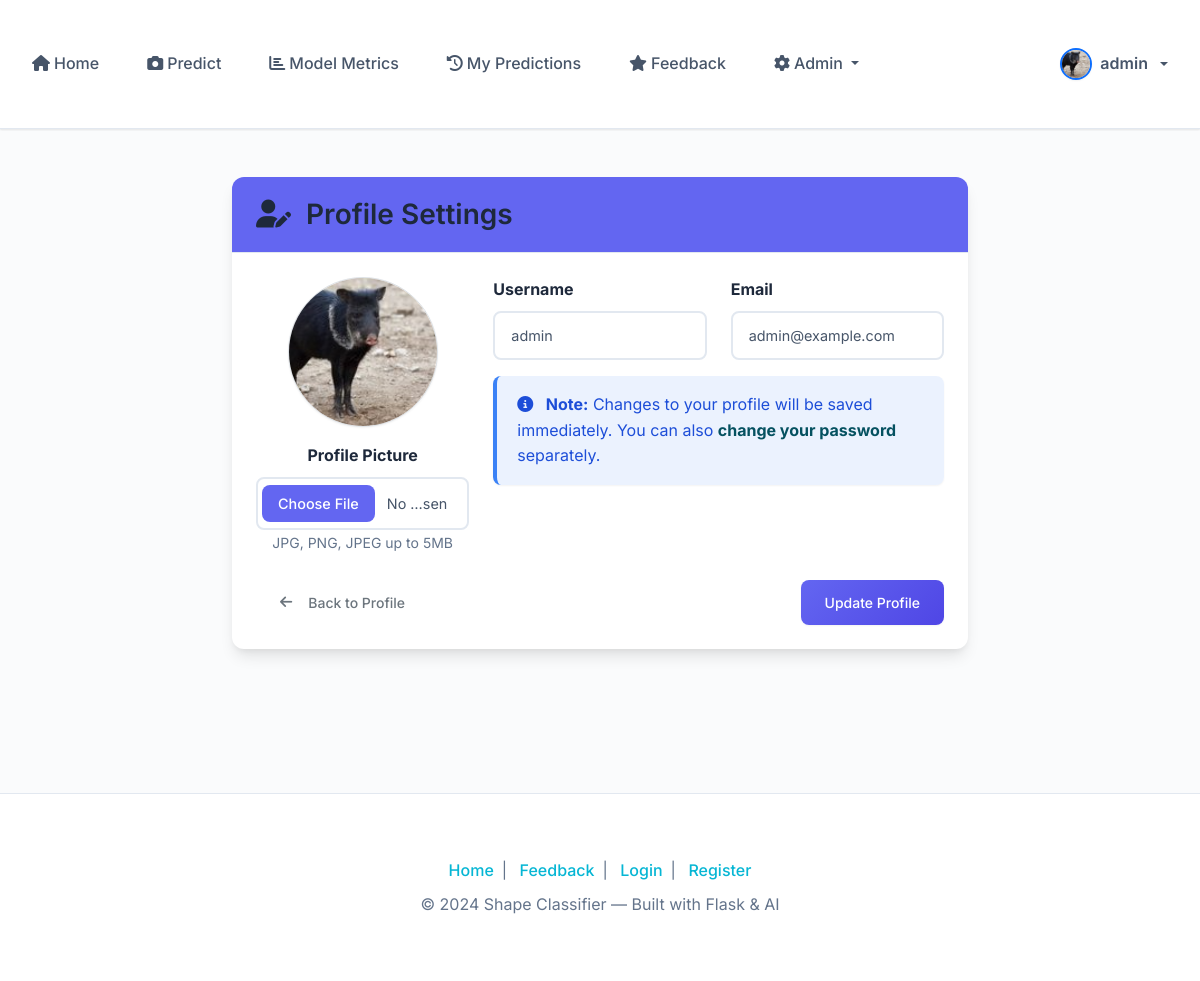
/profile/settings (signed in), run on the app's committed database.
### app/models/user.py (models this page shows, shortened)
class User(UserMixin, db.Model):
    id = db.Column(db.Integer, primary_key=True)
    username = db.Column(db.String(80), unique=True, nullable=False)
    email = db.Column(db.String(120), unique=True, nullable=False)
    password_hash = db.Column(db.String(128))
    profile_picture = db.Column(db.String(255), nullable=True)  # Store filename of profile picture
    role = db.Column(db.String(20), default='user')  # 'user' or 'admin'
    active = db.Column(db.Boolean, default=True)  # For deactivation
    created_at = db.Column(db.DateTime, default=datetime.utcnow)
    predictions = db.relationship('Prediction', backref='user', lazy=True)
    def is_admin(self):
        return self.role == 'admin'
    def get_profile_picture_url(self):
        if self.profile_picture:
            return f'/static/uploads/{self.profile_picture}'
        return f'https://ui-avatars.com/api/?name={self.username}&background=random&color=fff&size=200'

### app/routes/main.py (the view)
@main.route('/profile/settings', methods=['GET', 'POST'])
@login_required
def profile_settings():
    form = ProfileUpdateForm(
        original_username=current_user.username,
        original_email=current_user.email
    )
    if form.validate_on_submit():
        current_user.username = form.username.data
        current_user.email = form.email.data
        if form.profile_picture.data:
            file = form.profile_picture.data
            if file and file.filename:
                filename = secure_filename(file.filename)
                name, ext = os.path.splitext(filename)
                filename = f"{current_user.id}_{name}{ext}"
                filepath = os.path.join(current_app.root_path, 'static', 'uploads', filename)
                file.save(filepath)
                try:
                    with Image.open(filepath) as img:
                        img = img.convert('RGB')
                        img.thumbnail((200, 200), Image.Resampling.LANCZOS)
                        img.save(filepath, 'JPEG', quality=85)
                except Exception as e:
                    flash(f'Error processing image: {str(e)}', 'error')
                    return redirect(url_for('main.profile_settings'))
                current_user.profile_picture = filename
        db.session.commit()
        flash('Profile updated successfully!', 'success')
        return redirect(url_for('main.profile'))
    elif request.method == 'GET':
        form.username.data = current_user.username
        form.email.data = current_user.email
    return render_template('main/profile_settings.html', form=form)

### app/forms.py (shortened to what this page needs)
class ProfileUpdateForm(FlaskForm):
    username = StringField('Username', validators=[DataRequired(), Length(min=3, max=20)])
    email = StringField('Email', validators=[DataRequired(), Email()])
    profile_picture = FileField('Profile Picture', validators=[
        FileAllowed(['jpg', 'png', 'jpeg'], 'Images only!')
    ])
    submit = SubmitField('Update Profile')
    def __init__(self, original_username=None, original_email=None, *args, **kwargs):
        super(ProfileUpdateForm, self).__init__(*args, **kwargs)
        self.original_username = original_username
        self.original_email = original_email

### app/templates/main/profile_settings.html (shortened to what this page needs)
{% extends "base.html" %}
{% block content %}
<div class="container py-5">
    <div class="row justify-content-center">
        <div class="col-lg-8">
            <div class="card shadow-lg border-0">
                <div class="card-header bg-primary text-white">
                    <h3 class="mb-0">
                        <i class="fas fa-user-edit me-2"></i>
                        Profile Settings
                    </h3>
                </div>
                <div class="card-body p-4">
                    <form method="POST" enctype="multipart/form-data">
                        <div class="row mb-4">
                            <div class="col-md-4 text-center">
                                <div class="profile-picture-container mb-3">
                                    <img id="profile-preview"
                                         src="{{ current_user.get_profile_picture_url() }}"
                                         alt="Profile Picture"
                                         class="rounded-circle border shadow-sm"
                                         style="width: 150px; height: 150px; object-fit: cover;">
                                </div>
                                <div class="form-group">
                                    {{ form.profile_picture.label(class="form-label fw-bold") }}
                                    {{ form.profile_picture(class="form-control", accept="image/*", onchange="previewImage(this)") }}
                                    <small class="text-muted">JPG, PNG, JPEG up to 5MB</small>
                                </div>
                            </div>
                            <div class="col-md-8">
                                <div class="row">
                                    <div class="col-md-6 mb-3">
                                        {{ form.username.label(class="form-label fw-bold") }}
                                        {{ form.username(class="form-control", placeholder="Enter username") }}
                                    </div>
                                    <div class="col-md-6 mb-3">
                                        {{ form.email.label(class="form-label fw-bold") }}
                                        {{ form.email(class="form-control", placeholder="Enter email") }}
                                    </div>
                                </div>
                                <div class="alert alert-info">
                                    <i class="fas fa-info-circle me-2"></i>
                                    <strong>Note:</strong> Changes to your profile will be saved immediately.
                                    You can also <a href="{{ url_for('main.change_password') }}" class="alert-link">change your password</a> separately.
                                </div>
                            </div>
                        </div>
                        <div class="d-flex justify-content-between">
                            <a href="{{ url_for('main.profile') }}" class="btn btn-outline-secondary">
                                <i class="fas fa-arrow-left me-2"></i>Back to Profile
                            </a>
                            {{ form.submit(class="btn btn-primary") }}
                        </div>
                    </form>
                </div>
            </div>
        </div>
    </div>
</div>
{% endblock %}

### app/templates/components/navbar.html (shortened to what this page needs)
<nav class="navbar navbar-expand-lg bg-white shadow-sm py-2 sticky-top">
  <div class="container-fluid">
    <div class="collapse navbar-collapse" id="navbarNavDropdown">
      <ul class="navbar-nav me-auto mb-2 mb-lg-0 align-items-lg-center gap-lg-2">
        <li class="nav-item">
          <a class="nav-link{% if request.endpoint == 'main.index' %} active{% endif %}" href="{{ url_for('main.index') }}">
            <i class="fas fa-home me-1"></i>Home
          </a>
        </li>
        {% if current_user.is_authenticated %}
        <li class="nav-item">
          <a class="nav-link" href="{{ url_for('main.predict') }}">
            <i class="fas fa-camera me-1"></i>Predict
          </a>
        </li>
        <li class="nav-item">
          <a class="nav-link" href="{{ url_for('main.model_evaluation') }}">
            <i class="fas fa-chart-bar me-1"></i>Model Metrics
          </a>
        </li>
        <li class="nav-item">
          <a class="nav-link{% if request.endpoint == 'main.my_predictions' %} active{% endif %}" href="{{ url_for('main.my_predictions') }}">
            <i class="fas fa-history me-1"></i>My Predictions
          </a>
        </li>
        <li class="nav-item">
          <a class="nav-link{% if request.endpoint == 'main.feedback' %} active{% endif %}" href="{{ url_for('main.feedback') }}">
            <i class="fas fa-star me-1"></i>Feedback
          </a>
        </li>
        {% if current_user.is_admin() %}
        <li class="nav-item dropdown">
          <a class="nav-link dropdown-toggle" href="#" id="adminDropdown" role="button" data-bs-toggle="dropdown" aria-expanded="false">
            <i class="fas fa-cog me-1"></i>Admin
          </a>
        </li>
        {% endif %}
        {% endif %}
      </ul>
      <ul class="navbar-nav mb-2 mb-lg-0 align-items-lg-center gap-lg-2">
        {% if current_user.is_authenticated %}
        <li class="nav-item dropdown">
          <a class="nav-link dropdown-toggle d-flex align-items-center gap-2" href="#" id="userDropdown" role="button" data-bs-toggle="dropdown" aria-expanded="false">
            <img src="{{ current_user.get_profile_picture_url() }}"
                 alt="Profile"
                 class="rounded-circle border border-2 border-primary shadow-sm" style="width: 32px; height: 32px; object-fit: cover;">
            <span class="fw-semibold">{{ current_user.username }}</span>
          </a>
        </li>
        {% endif %}
      </ul>
    </div>
  </div>
</nav>

### app/static/css/custom.css (style rules this page uses)
:root { --primary: #6366f1; --primary-dark: #4f46e5; --primary-light: #e0e7ff; --accent: #06b6d4; --accent-dark: #0891b2; --accent-light: #e0f7fa; --background: #fafbfc; --surface: #ffffff; --surface-hover: #f8fafc; --text-primary: #1e293b; --text-secondary: #475569; --text-muted: #64748b; --text-light: #94a3b8; --success: #10b981; --success-light: #d1fae5; --danger: #ef4444; --danger-light: #fee2e2; --warning: #f59e0b; --warning-light: #fef3c7; --info: #3b82f6; --info-light: #dbeafe; --border: #e2e8f0; --border-light: #f1f5f9; --shadow-sm: 0 1px 2px 0 rgba(0, 0, 0, 0.05); --shadow: 0 1px 3px 0 rgba(0, 0, 0, 0.1), 0 1px 2px 0 rgba(0, 0, 0, 0.06); --shadow-md: 0 4px 6px -1px rgba(0, 0, 0, 0.1), 0 2px 4px -1px rgba(0, 0, 0, 0.06); --shadow-lg: 0 10px 15px -3px rgba(0, 0, 0, 0.1), 0 4px 6px -2px rgba(0, 0, 0, 0.05); --transition: all 0.2s cubic-bezier(0.4, 0, 0.2, 1); --transition-slow: all 0.3s cubic-bezier(0.4, 0, 0.2, 1); --radius-sm: 0.375rem; --radius: 0.5rem; --radius-md: 0.75rem; --radius-lg: 1rem; --radius-xl: 1.5rem; }
* { box-sizing: border-box; }
html, body { font-family: 'Inter', -apple-system, BlinkMacSystemFont, 'Segoe UI', Roboto, Oxygen, Ubuntu, Cantarell, sans-serif; background-color: var(--background); color: var(--text-secondary); line-height: 1.6; font-size: 16px; margin: 0; padding: 0; }
h1, h2, h3, h4, h5, h6 { color: var(--text-primary); font-weight: 600; line-height: 1.25; margin-bottom: 0.5rem; }
.text-muted { color: var(--text-muted) !important; }
a { color: var(--accent); text-decoration: none; transition: var(--transition); }
.btn { font-weight: 500; border-radius: var(--radius); border: none; padding: 0.75rem 1.5rem; font-size: 0.875rem; transition: var(--transition); text-decoration: none; display: inline-flex; align-items: center; justify-content: center; gap: 0.5rem; cursor: pointer; }
.btn-primary { background: linear-gradient(135deg, var(--primary) 0%, var(--primary-dark) 100%); color: white !important; box-shadow: var(--shadow-sm); }
.card { background: var(--surface); border: 1px solid var(--border-light); border-radius: var(--radius-md); box-shadow: var(--shadow); transition: var(--transition); overflow: hidden; }
.card-header { background: var(--primary-light); border-bottom: 1px solid var(--border); padding: 1.25rem 1.5rem; font-weight: 600; color: var(--primary-dark); }
.card-body { padding: 1.5rem; }
.navbar { background: var(--surface) !important; border-bottom: 1px solid var(--border); box-shadow: var(--shadow-sm); padding: 0.75rem 0; min-height: auto; }
.nav-link { color: var(--text-secondary) !important; font-weight: 500; padding: 0.5rem 1rem !important; border-radius: var(--radius); transition: var(--transition); margin: 0 0.25rem; }
.form-control, .form-select { border: 2px solid var(--border); border-radius: var(--radius); padding: 0.75rem 1rem; font-size: 0.9rem; transition: var(--transition); background: var(--surface); color: var(--text-secondary); }
.form-label { font-weight: 500; color: var(--text-primary); margin-bottom: 0.5rem; }
.alert { border: none; border-radius: var(--radius); box-shadow: var(--shadow-sm); padding: 1rem 1.25rem; margin-bottom: 1rem; }
.alert-info { background: var(--info-light); color: #1d4ed8; border-left: 4px solid var(--info); }
.bg-primary { background: var(--primary) !important; }
input[type="file"] { cursor: pointer; }
.shadow-sm { box-shadow: var(--shadow-sm) !important; }
.shadow-lg { box-shadow: var(--shadow-lg) !important; }
.alert-info { background: rgba(59, 130, 246, 0.1) !important; border-left-color: var(--info) !important; color: #1d4ed8 !important; backdrop-filter: blur(10px); }

### app/templates/base.html (style rules this page uses)
.container, .container-fluid { padding-top: 2rem; padding-bottom: 2rem; }
.sticky-top { z-index: 1050; }
.alert { border-left-width: 4px; border-left-style: solid; }
.alert-info { border-left-color: var(--info); }

### app/templates/components/navbar.html (style rules this page uses)
.navbar, .navbar * { z-index: 1040 !important; }

### data on the page
User: get_profile_picture_url (picture), username "admin", email "admin@example.com"

### other printed values
{{ 2024 }} "2024"
